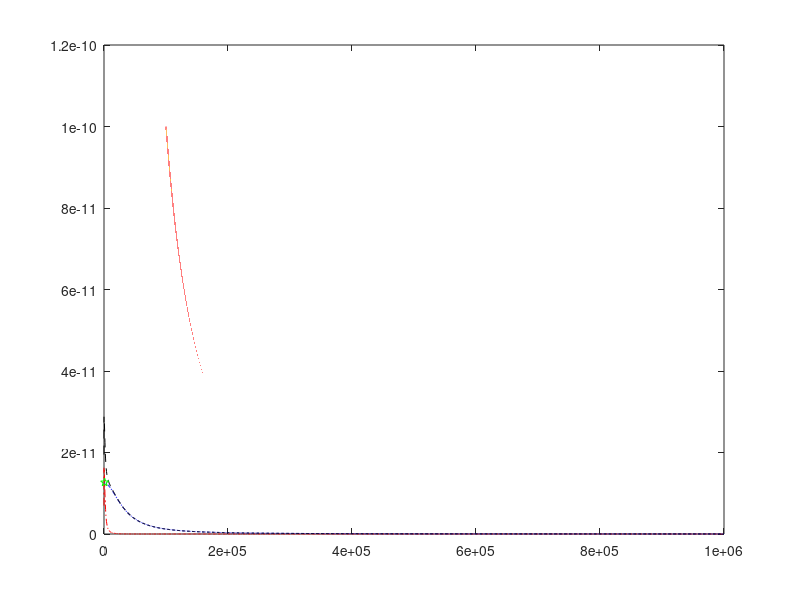

Reproduce this figure in MATLAB.
tic;
clear;
M=2;%膜面积单位是um^2
N=30;  %channel个数
g_ch=35*10^(-12); %g_ch单位是ps

V_l=-90*10^(-3); %V_l单位是mV
V_ch=0*10^(-3); %V_ch单位是mV

A=20;       %浓度，单位是nM
k11=2*0.1*A;   %k1=8.15/80=0.1 ms^(-1)\muM^(-1)
k22=0.1*A; 
k_1=8.150;     %%单位是ms^(-1)
k_2=2*8.150;    %%单位是ms^(-1)
alpha=0.714;     %%单位是ms^(-1)
beta=30.600;     %%单位是ms^(-1)

k1=10^(3)*(k11*k22*beta*alpha)/(alpha*(k_1*k_2+k11*k_2+k11*k22));
k2=10^(3)*alpha;%%单位是ms^(-1)
p=k1/(k1+k2);

K_b=1.380649*10^-23;%玻尔兹曼常数,单位为J/K，J为焦耳，K是热力学温度
T=294.15;%绝对温度，单位K

C_m=0.01*10^(-12)*M;  %C_m单位是pF/um^2*um^2
g_l=3*10^(-12)*M;%g_l单位是ps/um^2*um^2 

sigma=zeros(N+1);
 for i=1:N+1
         sigma(i,i)= sqrt(2*K_b*T*(g_l+(i-1)*g_ch));
 end
sigma_m = sigma^2/(C_m^2);

% EU=zeros(1,length());
% EU2=zeros(1,length());
% EU2N=zeros(1,length());

N_1=zeros(N+1);
N_1(1,1)=-N*k1;N_1(1,2)=k2;
 for i=2:N
         N_1(i,i)= -((N-i+1)*k1+(i-1)*k2);
         N_1(i,i-1)=(N-i+2)*k1;
         N_1(i,i+1)=i*k2; 
 end
 N_1(N+1,N)=k1;N_1(N+1,N+1)=-N*k2;
 N_1;
 
 D_g=zeros(N+1);
 for i=1:N+1
         D_g(i,i)= -(g_l+(i-1)*g_ch)/C_m;
 end
 D_g;
 
 AA1=N_1+D_g;
 AA2= N_1+2*D_g;
 

 D_V=zeros(N+1);
 for i=1:N+1
       D_V(i,i)= (g_l*V_l+(i-1)*g_ch*V_ch)/(g_l+(i-1)*g_ch);
 end
 D_V;

 D_gV=D_g*D_V;
 

 P = zeros(N+1,1);
 for i=1:N+1
        P(i)= (factorial(N) /(factorial(i-1)*factorial(N-i+1)))*(p^(i-1))*((1-p)^(N-i+1));
 end
 P;

 
 
 EU1 = pinv(AA1)*D_gV*P;
 EU2_noise = pinv(AA2)*-sigma_m*P;
 EU2 = pinv(AA2)*2*D_gV*EU1;
 

A1=zeros(N+1);
B1=zeros(N+1);
A2=zeros(N+1);
B2=zeros(N+1);
freq1=0.001:001:20;
freq2=20:500:1000000;
freq=[freq1,freq2];
%  Omega1=10;
%  Omega2=1000;
% freq1=0.001:0.001:Omega1;
% freq2=Omega1:1:Omega2;
% freq3=Omega2:200:10000;
% freq=[freq1,freq2,freq3];


PSSUM1=zeros(1,length(freq));
PSSUM2=zeros(1,length(freq));
PSSUM3=zeros(1,length(freq));

for  ii_freq=1:length(freq)
    
    A1=1i*freq(ii_freq)*eye(N+1)-N_1;  %A(iw)  
    B1=1i*freq(ii_freq)*eye(N+1)-AA1;  %B(iw)
    A2=-1i*freq(ii_freq)*eye(N+1)-N_1; %A(-iw)
    B2=-1i*freq(ii_freq)*eye(N+1)-AA1; %B(-iw)  
    
   PSSUM1(ii_freq)=ones(1,N+1)*(pinv(B1)+pinv(B2))*EU2;
   PSSUM2(ii_freq)=ones(1,N+1)*(pinv(B1)*pinv(A1)+pinv(B2)*pinv(A2))*D_gV*EU1;
   PSSUM3(ii_freq)=PSSUM1(ii_freq)-PSSUM2(ii_freq);%不加噪声部分的功率谱
   
   PSSUM4(ii_freq)=ones(1,N+1)*(pinv(B1)+pinv(B2))*EU2_noise;%噪声项的功率谱
   PSSUM(ii_freq)=PSSUM3(ii_freq)+PSSUM4(ii_freq);
   
   
end
% %save spectrumach_10-1-40 freq PSSUM3 PSSUM4 PSSUM 
% 
% % subplot(1,2,1)
% %load('spectrum3-6.mat')
plot(freq,PSSUM3,'-.r');hold on
plot(freq,PSSUM4,'-.b');hold on
plot(freq,PSSUM,'--k');hold on
d=PSSUM3-PSSUM4;
ix1 = find(d>0,1,'last'); 
x11=freq(ix1);
y11=PSSUM3(ix1);
plot(x11,y11,'gp');hold on
x=100000:200000;
plot(x,1./(x.^4));hold on
plot(x,1./(x.^2))
% title('Power Spectrum')
% subplot(1,2,2)
% load('spectrum3-60.mat')
% plot(freq,PSSUM3,'-.r');hold on
% plot(freq,PSSUM4,'--b');hold on
% plot(freq,PSSUM,'-k');hold on
% d=PSSUM3-PSSUM4;
% ix1 = find(d>0,1,'last'); 
% x11=freq(ix1);
% y11=PSSUM3(ix1);
% plot(x11,y11,'gp');hold on
% x=100:1000;
% plot(x,1./(x.^4));hold on
% plot(x,1./(x.^2))
% subplot(2,2,3)
% load('spectrum30-6.mat')
% plot(freq,PSSUM3,'-.r');hold on
% plot(freq,PSSUM4,'--b');hold on
% plot(freq,PSSUM,'-k');hold on
% d=PSSUM3-PSSUM4;
% ix1 = find(d>0,1,'last'); 
% x11=freq(ix1);
% y11=PSSUM3(ix1);
% plot(x11,y11,'gp');hold on
% x=10:100;
% plot(x,1./(x.^4));hold on
% plot(x,1./(x.^2))
% % title('Power Spectrum')
% subplot(2,2,4)
% load('spectrum30-60.mat')
% plot(freq,PSSUM3,'-.r');hold on
% plot(freq,PSSUM4,'--b');hold on
% plot(freq,PSSUM,'-k');hold on
% d=PSSUM3-PSSUM4;
% ix1 = find(d>0,1,'last'); 
% x11=freq(ix1);
% y11=PSSUM3(ix1);
% plot(x11,y11,'gp');hold on
% x=100:1000;
% plot(x,1./(x.^4));hold on
% plot(x,1./(x.^2))
% % title('Power Spectrum')
